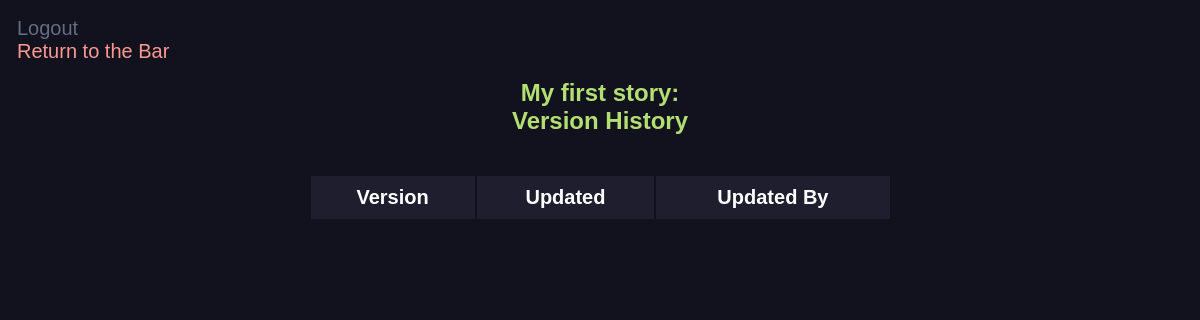
Before: /versions/7 with the older database file.
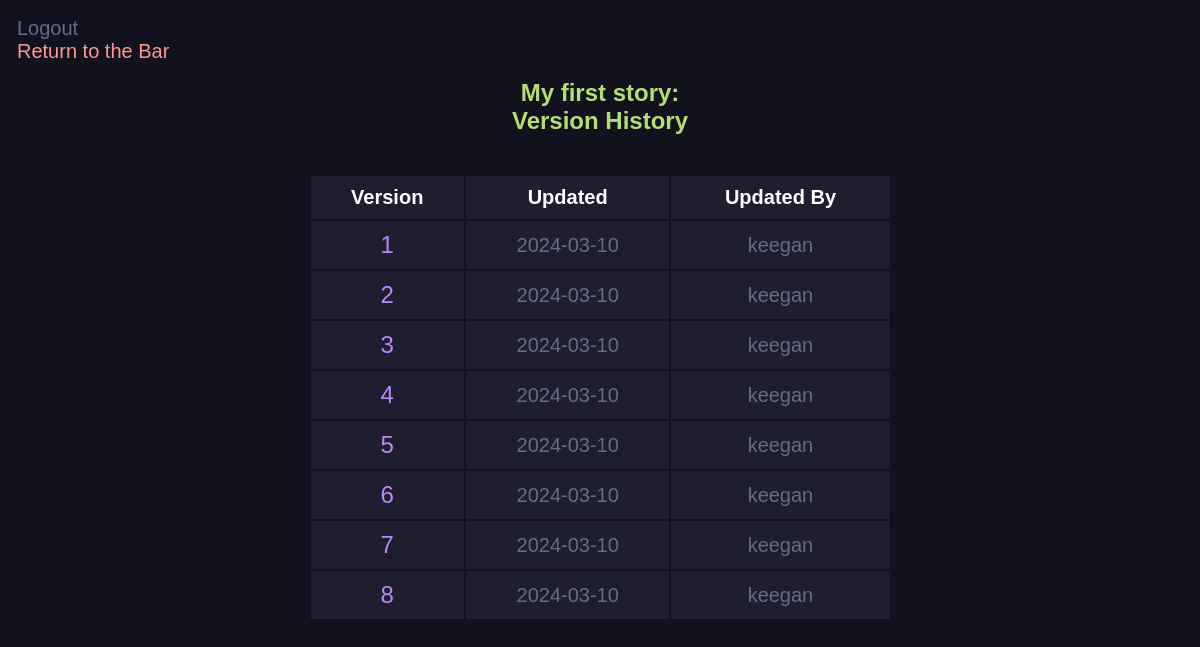
After: the same page with the newer database file.
### main.py (models this page shows, shortened)
class NewStory(db.Model):
    id = db.Column(db.Integer, primary_key=True)
    title = db.Column(db.String(200), nullable=False)
    genre = db.Column(db.String(200), nullable=True)
    content = db.Column(db.Text, nullable=False)
    date_created = db.Column(db.DateTime, default=datetime.utcnow)
    author_id = db.Column(db.Integer, db.ForeignKey('user.id'), nullable=False)
    current_version_id = db.Column(db.Integer, db.ForeignKey('new_version.id'), nullable=True)
    __table_args__ = (
        ForeignKeyConstraint(['author_id'], ['user.id'], name='fk_new_story_author_id'),
        ForeignKeyConstraint(['current_version_id'], ['new_version.id'], name='fk_new_story_current_version_id')
    )
    current_version = db.relationship('NewVersion', foreign_keys=[current_version_id], post_update=True)
    versions = db.relationship('NewVersion', backref='story', lazy=True, foreign_keys='NewVersion.story_id')

class NewVersion(db.Model):
    id = db.Column(db.Integer, primary_key=True)
    content = db.Column(db.Text, nullable=False)
    date_created = db.Column(db.DateTime, default=datetime.utcnow)
    story_id = db.Column(db.Integer, db.ForeignKey('new_story.id'), nullable=False)
    author_id = db.Column(db.Integer, db.ForeignKey('user.id'), nullable=False)
    __table_args__ = (
        ForeignKeyConstraint(['story_id'], ['new_story.id'], name='fk_new_version_story_id'),
        ForeignKeyConstraint(['author_id'], ['user.id'], name='fk_new_version_author_id')
    )
    author = db.relationship('User', backref='versions', foreign_keys=[author_id])

class User(db.Model, UserMixin):
    id = db.Column(db.Integer, primary_key=True)
    username = db.Column(db.String(20), nullable=False, unique=True)
    password = db.Column(db.String(80), nullable=False)
    stories = db.relationship('NewStory', backref='author', lazy=True, foreign_keys=[NewStory.author_id])

### main.py (the view)
@app.route('/versions/<int:id>', methods=['GET'])
def versions(id):
    story = NewStory.query.get_or_404(id)
    versions = NewVersion.query.filter_by(story_id=id).order_by(NewVersion.date_created.desc()).all()
    return render_template('versions.html', story=story, versions=versions, current_user=current_user)

### templates/versions.html (shortened to what this page needs)
<link rel="stylesheet" href="{{ url_for('static', filename='css/versions.css') }}">
{% block body %}
	<a href="/logout/" class="button">Logout</a><br>
	<a href="/" class="return-to-bar">Return to the Bar</a>
<div class="content">
	<h1 style="text-align: center;">{{ story.title }}: <br> Version History</h1><br>
	<table class="center-table">
		<tr>
			<th>Version</th>
			<th>Updated</th>
			<th>Updated By</th>
		</tr>
		{%for version in versions %}
		<tr>
			<td><a href="{{ url_for('read_version', version_id=version.id) }}" class="story-link">{{ loop.index }}</a></td>
			<td>{{ version.date_created.date() }}</td>
			<td>{{ version.author.username }}</td>
		</tr>
		{% endfor %}
	</table>
</div>
{% endblock %}

### static/css/versions.css (style rules this page uses)
h1 { font-size: 24px; color: #B3DF72; text-align: center; font-family: sans-serif; }
a { color: #636d83; font-size: 20px; font-family: sans-serif; text-decoration: none; }
.center-table { margin-left: auto; margin-right: auto; width: 50%; }
td { background-color: #1e1e2e; color: #636d83; font-family: sans-serif; font-size: 20px; text-align: center; padding: 10; }
th { background-color: #1e1e2e; color: white; font-family: sans-serif; font-size: 20px; text-align: center; padding: 10; }
.story-link { color: #BB86FC; font-size: 24px; }
.return-to-bar { color: #FD9891; }

Changed rows visible on the page:
added NewVersion: date_created "2024-03-10", author.username "keegan"
added NewVersion: date_created "2024-03-10", author.username "keegan"
added NewVersion: date_created "2024-03-10", author.username "keegan"
added NewVersion: date_created "2024-03-10", author.username "keegan"
added NewVersion: date_created "2024-03-10", author.username "keegan"
added NewVersion: date_created "2024-03-10", author.username "keegan"
added NewVersion: date_created "2024-03-10", author.username "keegan"
added NewVersion: date_created "2024-03-10", author.username "keegan"
